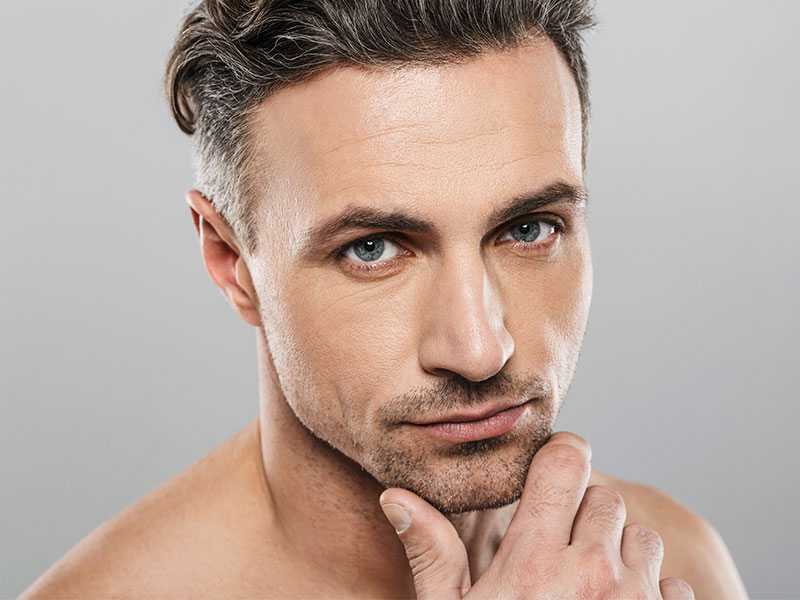
#> input picture imagem.jpg, 800 x 600 px
$ python teste_face.py
#> lines starting #> are read from the running program, lines starting #| are printed output that depends on the picture; after the words box and inside, x2 and y2 are one past the last pixel; in counts of white or black regions, pixels touching at a corner belong together
import cv2
#opencv-contrib-python
detector = cv2.CascadeClassifier('haarcascade_frontalface_alt.xml')

foto = cv2.imread('imagem.jpg')
#> foto is the input picture: shape (600, 800, 3); mean B, G, R 155.8, 165.3, 184.3
foto_cinza = cv2.cvtColor(foto, cv2.COLOR_BGR2GRAY)
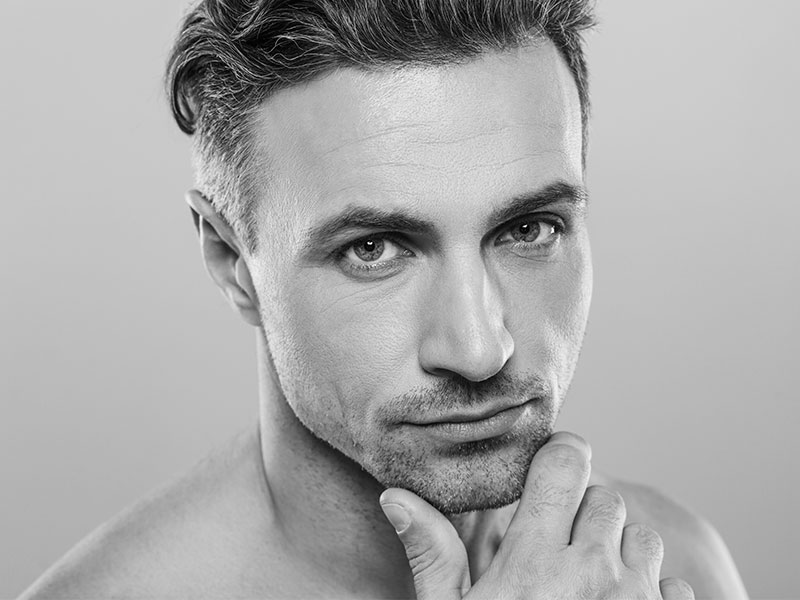
#> foto_cinza: shape (600, 800); min 0, max 255, mean 169.9
faces_detectadas = detector.detectMultiScale(foto_cinza, scaleFactor=1.02, minSize=(52, 52))
#> faces_detectadas = [[247, 77, 425, 425]]
print("Pessoas detectadas", len(faces_detectadas))
#| Pessoas detectadas 1

for x, y, l, a in faces_detectadas:
    #arquivo_img, ponto_inicial, ponto_final, cor_BGR, espessura_px
    foto = cv2.rectangle(foto, (x, y), (x+l, y+a), (0, 0, 255), 2)
#> this loop made 1 pass
#> pass 1, `foto = cv2.rectangle(foto, (x, y), (x+l, y+a), (0, 0, 255), 2)`:
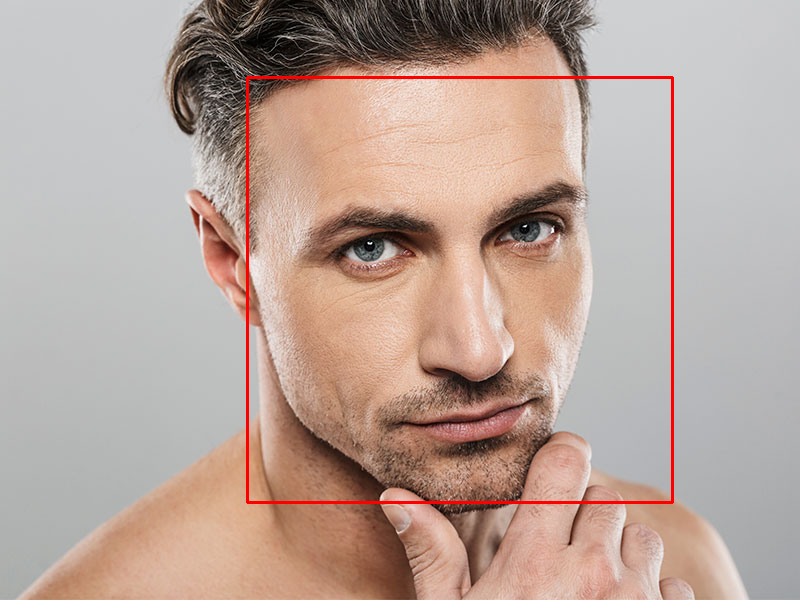
#> foto: shape (600, 800, 3); 1.06% of pixels changed, all inside (x1, y1, x2, y2) = (246, 76, 674, 504)

print(faces_detectadas)
#| [[247  77 425 425]]
cv2.imshow("Umas pessoas aleatorias", foto)
cv2.waitKey()
